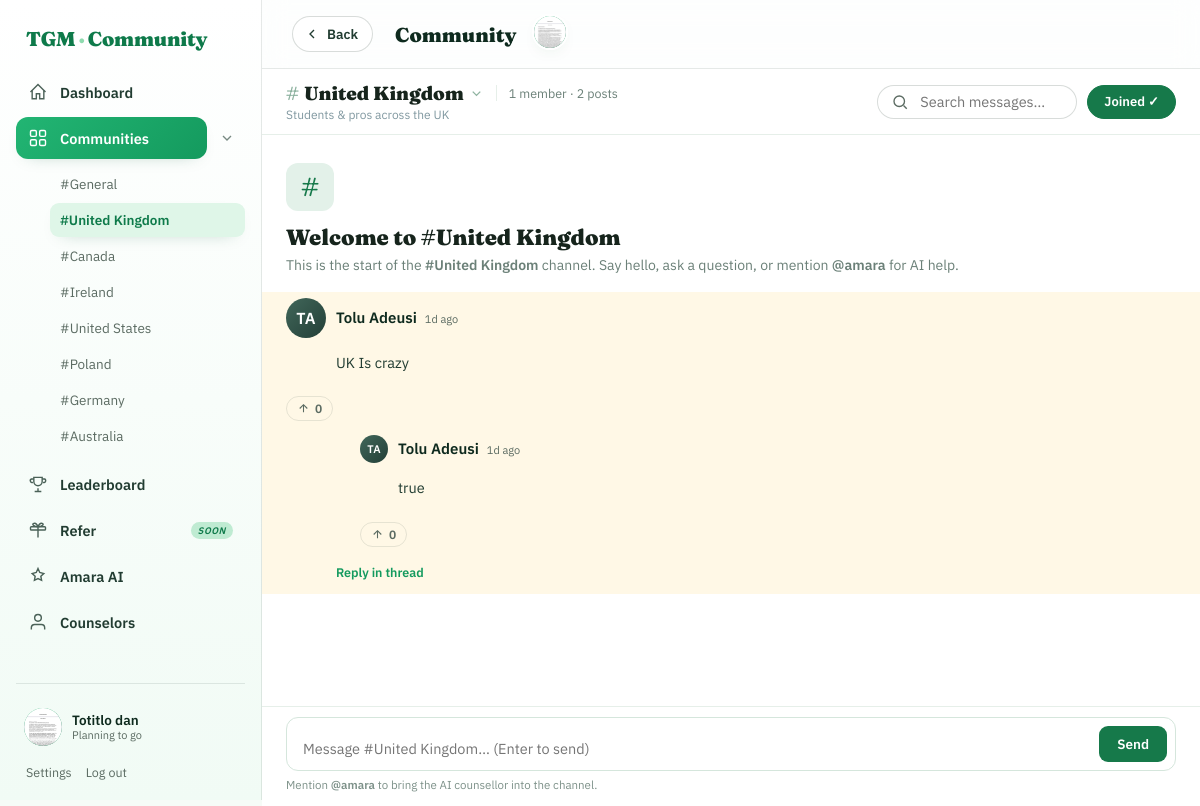
Page /community/uk?post=6 (signed in) on the committed database.
### tables this page shows
CREATE TABLE students (
            id INTEGER PRIMARY KEY AUTOINCREMENT,
            email TEXT NOT NULL UNIQUE,
            display_name TEXT,
            created_at TEXT NOT NULL,
            last_seen_at TEXT,
            is_banned INTEGER NOT NULL DEFAULT 0
        , user_type TEXT, avatar_path TEXT, location TEXT, destination TEXT, headline TEXT, bio TEXT, study_history TEXT, work_history TEXT, onboarded INTEGER NOT NULL DEFAULT 0, chat_mode TEXT NOT NULL DEFAULT 'ai', phone TEXT, password_hash TEXT, journey_stage TEXT, journey_updated_at TEXT);

CREATE TABLE community_posts (
            id INTEGER PRIMARY KEY AUTOINCREMENT,
            room TEXT NOT NULL,
            student_id INTEGER REFERENCES students(id),
            author_label TEXT NOT NULL,
            is_ai INTEGER NOT NULL DEFAULT 0,
            parent_id INTEGER REFERENCES community_posts(id),
            content TEXT NOT NULL,
            created_at TEXT NOT NULL,
            is_hidden INTEGER NOT NULL DEFAULT 0
        );

### blueprints/community.py (the view)
@community_bp.route("/community/<room>")
@login_required
def community_room(room):
    _room_or_404(room)
    db = get_db()
    me = db.execute("SELECT onboarded FROM students WHERE id = ?", (session["student_id"],)).fetchone()
    if me is not None and not me["onboarded"]:
        return redirect(url_for("social.onboarding"))
    student_id = session["student_id"]
    top_posts = db.execute(
        _POST_SELECT + " WHERE p.room = ? AND p.parent_id IS NULL AND p.is_hidden = 0 ORDER BY p.id DESC LIMIT 50",
        (student_id, room),
    ).fetchall()
    thread = []
    for post in reversed(top_posts):
        replies = db.execute(
            _POST_SELECT + " WHERE p.parent_id = ? AND p.is_hidden = 0 ORDER BY p.id ASC",
            (student_id, post["id"]),
        ).fetchall()
        thread.append({"post": _post_dict(post), "replies": [_post_dict(r) for r in replies]})
    last_id = db.execute(
        "SELECT COALESCE(MAX(id), 0) AS m FROM community_posts WHERE room = ?", (room,)
    ).fetchone()["m"]
    room_meta = COMMUNITY_ROOM_META.get(room, {})
    room_label = room_meta.get("label", room.title())
    member_count = db.execute(
        "SELECT COUNT(*) AS c FROM room_members WHERE room = ?", (room,)
    ).fetchone()["c"]
    post_count = db.execute(
        "SELECT COUNT(*) AS c FROM community_posts WHERE room = ? AND is_hidden = 0", (room,)
    ).fetchone()["c"]
    joined = db.execute(
        "SELECT 1 FROM room_members WHERE room = ? AND student_id = ?", (room, session["student_id"])
    ).fetchone() is not None
    return render_template(
        "community_room.html", room=room, room_label=room_label, room_blurb=room_meta.get("blurb", ""),
        thread=thread, last_id=last_id, member_count=member_count, post_count=post_count, joined=joined,
    )

### blueprints/admin.py (called while the page is built, shortened)
@admin_bp.app_context_processor
def _inject_admin():
    if not (request.path or "").startswith("/admin"):
        return {}

### blueprints/community.py (called while the page is built)
def _room_or_404(room):
    if room not in COMMUNITY_ROOMS:
        abort(404)

def _col(row, key, default=0):
    return row[key] if key in row.keys() else default

def _initials(label):
    parts = [w for w in (label or "").split() if w]
    if not parts:
        return "M"
    return "".join(w[0] for w in parts[:2]).upper()

def _post_dict(row):
    return {
        "id": row["id"],
        "room": row["room"],
        "author_label": row["author_label"],
        "author_id": row["student_id"],
        "has_avatar": bool(_col(row, "author_avatar", None)),
        "initials": _initials(row["author_label"]),
        "is_ai": bool(row["is_ai"]),
        "parent_id": row["parent_id"],
        "content": row["content"],
        "created_at": row["created_at"],
        "score": _col(row, "score", 0),
        "my_vote": _col(row, "my_vote", 0),
        "reply_count": _col(row, "reply_count", 0),
        "mine": row["student_id"] is not None and row["student_id"] == session.get("student_id"),
    }

### blueprints/social.py (called while the page is built)
def _load_json(raw):
    try:
        val = json.loads(raw) if raw else []
        return val if isinstance(val, list) else []
    except (ValueError, TypeError):
        return []

def current_student(db=None):
    sid = session.get("student_id")
    if not sid:
        return None
    db = db or get_db()
    return db.execute("SELECT * FROM students WHERE id = ?", (sid,)).fetchone()

def profile_dict(row):
    if not row:
        return None
    name = row["display_name"] or (row["email"].split("@")[0] if row["email"] else "Member")
    initials = "".join(w[0] for w in name.split()[:2]).upper() or "M"
    keys = row.keys()
    def g(k, default=None):
        return row[k] if k in keys else default
    return {
        "id": row["id"],
        "name": name,
        "initials": initials,
        "user_type": g("user_type") or "aspiring",
        "location": g("location") or "",
        "destination": g("destination") or "",
        "headline": g("headline") or "",
        "bio": g("bio") or "",
        "has_avatar": bool(g("avatar_path")),
        "study_history": _load_json(g("study_history")),
        "work_history": _load_json(g("work_history")),
        "onboarded": bool(g("onboarded")),
    }

### extensions.py (called while the page is built)
    @app.teardown_appcontext
    def _close_db(_exc):
        db = g.pop("db", None)
        if db is not None:
            db.close()

### templates/community_room.html (shortened to what this page needs)
{% extends "app_base.html" %}
{% from "_avatar.html" import post_avatar %}
{% block page_title %}Community{% endblock %}
{% block content_mod %}flush{% endblock %}
{% block back %}<a class="backbtn" href="{{ url_for('social.communities') }}"><svg viewBox="0 0 24 24" fill="none" stroke="currentColor" stroke-width="2"><path d="M15 18l-6-6 6-6"/></svg>Back</a>{% endblock %}
{% block app_content %}
  <div class="chat">
    <header class="chat-head">
      <div class="chat-head-main">
        <div class="chat-title">
          <button type="button" class="chat-room-switch" id="chatRoomSwitch" aria-haspopup="true" aria-expanded="false">
            <span class="hash">#</span>{{ room_label }}
            <svg class="crs-chevron" viewBox="0 0 24 24" fill="none" stroke="currentColor" stroke-width="2.2"><path d="m6 9 6 6 6-6"/></svg>
          </button>
          <span class="chat-members">{{ member_count }} member{{ '' if member_count == 1 else 's' }} · {{ post_count }} post{{ '' if post_count == 1 else 's' }}</span>
        </div>
        {% if room_blurb %}<p class="chat-blurb">{{ room_blurb }}</p>{% endif %}
      </div>
      <div class="chat-head-actions">
        <div class="sb-input chat-search">
          <input id="roomSearch" placeholder="Search messages…" autocomplete="off" />
        </div>
        {% if room == 'general' %}
        <button class="ch-join joined" disabled title="Everyone's a member of #general">Joined ✓</button>
        {% else %}
        <button class="ch-join {{ 'joined' if joined }}" id="chJoin" data-room="{{ room }}">{{ 'Joined ✓' if joined else 'Join' }}</button>
        {% endif %}
      </div>
    </header>
    <div class="chat-scroll" id="chatScroll">
      <div class="chat-intro">
        <div class="chat-intro-hash">#</div>
        <h2>Welcome to #{{ room_label }}</h2>
        <p>This is the start of the <b>#{{ room_label }}</b> channel. Say hello, ask a question, or mention <b>@amara</b> for AI help.</p>
      </div>
      <div id="threadList" data-room="{{ room }}" data-last-id="{{ last_id }}">
        {% for item in thread %}
        <div class="card post-card" data-post-id="{{ item.post.id }}" id="post-{{ item.post.id }}">
          <div class="post-head">
            {{ post_avatar(item.post, 40) }}
            <div class="ph-meta">
              <span class="post-author {{ 'post-author-ai' if item.post.is_ai else '' }}">{{ item.post.author_label }}</span>
              <span class="post-time" data-iso="{{ item.post.created_at }}">{{ item.post.created_at }}</span>
            </div>
          </div>
          <div class="post-content">{{ item.post.content }}</div>
          <button class="post-vote {{ 'voted' if item.post.my_vote else '' }}" data-post-id="{{ item.post.id }}" {{ 'disabled title="You can\'t upvote your own post"' | safe if item.post.mine else '' }}>
            <svg viewBox="0 0 24 24" fill="none" stroke="currentColor" stroke-width="2"><path d="M12 19V5M5 12l7-7 7 7"/></svg>
            <span class="pv-count">{{ item.post.score }}</span>
          </button>
          <div class="post-replies">
            {% for reply in item.replies %}
            <div class="card post-card post-reply" data-post-id="{{ reply.id }}" id="post-{{ reply.id }}">
              <div class="post-head">
                {{ post_avatar(reply, 28) }}
                <div class="ph-meta">
                  <span class="post-author {{ 'post-author-ai' if reply.is_ai else '' }}">{{ reply.author_label }}</span>
                  <span class="post-time" data-iso="{{ reply.created_at }}">{{ reply.created_at }}</span>
                </div>
              </div>
              <div class="post-content">{{ reply.content }}</div>
              <button class="post-vote {{ 'voted' if reply.my_vote else '' }}" data-post-id="{{ reply.id }}" {{ 'disabled title="You can\'t upvote your own post"' | safe if reply.mine else '' }}>
                <svg viewBox="0 0 24 24" fill="none" stroke="currentColor" stroke-width="2"><path d="M12 19V5M5 12l7-7 7 7"/></svg>
                <span class="pv-count">{{ reply.score }}</span>
              </button>
            </div>
            {% endfor %}
          </div>
          <button class="post-reply-btn" data-post-id="{{ item.post.id }}">Reply in thread</button>
        </div>
        {% endfor %}
      </div>
    </div>
    <div class="chat-composer-wrap">
      <div class="chat-input">
        <textarea id="postInput" rows="1" placeholder="Message #{{ room_label }}… (Enter to send)"></textarea>
        <button id="postSendBtn">Send</button>
      </div>
      <div class="chat-hint">Mention <b>@amara</b> to bring the AI counsellor into the channel.</div>
    </div>
  </div>
{% endblock %}

### templates/app_base.html (shortened to what this page needs)
<!doctype html>
<html lang="en">
<head>
<link rel="stylesheet" href="{{ url_for('static', filename='css/social.css') }}" />
</head>
<body class="app">
{% set ep = request.endpoint or '' %}
<div class="app-shell">
  <aside class="side">
    <a class="side-brand" href="{{ url_for('home') }}">TGM<span>·</span>Community</a>
    <nav class="side-nav">
      <a href="{{ url_for('social.dashboard') }}" class="{{ 'on' if ep == 'social.dashboard' }}">
        <svg viewBox="0 0 24 24" fill="none" stroke="currentColor" stroke-width="1.7"><path d="M3 12l9-9 9 9"/><path d="M5 10v10h5v-6h4v6h5V10"/></svg>
        <span>Dashboard</span>
      </a>
      <div class="side-group-head">
        <a href="{{ url_for('community.community_room', room='general') }}" class="{{ 'on' if ep in ('social.communities','community.community_room') }}">
          <svg viewBox="0 0 24 24" fill="none" stroke="currentColor" stroke-width="1.7"><rect x="3" y="3" width="7" height="7" rx="1.5"/><rect x="14" y="3" width="7" height="7" rx="1.5"/><rect x="3" y="14" width="7" height="7" rx="1.5"/><rect x="14" y="14" width="7" height="7" rx="1.5"/></svg>
          <span>Communities</span>
        </a>
        {% if ep in ('social.communities','community.community_room') %}
        <button type="button" class="side-chevron" id="sideChevron" aria-label="Collapse channel list">
          <svg viewBox="0 0 24 24" fill="none" stroke="currentColor" stroke-width="2"><path d="m6 9 6 6 6-6"/></svg>
        </button>
        {% endif %}
      </div>
      {% if ep in ('social.communities','community.community_room') %}
      <div class="side-sub" id="sideSub">
        {% for r in nav_rooms %}
        <a href="{{ url_for('community.community_room', room=r.key) }}" class="{{ 'on' if ep == 'community.community_room' and request.view_args.get('room') == r.key }}">#{{ r.label }}</a>
        {% endfor %}
      </div>
      {% endif %}
      <a href="{{ url_for('social.leaderboard') }}" class="{{ 'on' if ep == 'social.leaderboard' }}">
        <svg viewBox="0 0 24 24" fill="none" stroke="currentColor" stroke-width="1.7"><path d="M8 21h8M12 17v4M7 4h10v5a5 5 0 0 1-10 0V4z"/><path d="M7 6H4a2 2 0 0 0 2 4M17 6h3a2 2 0 0 1-2 4"/></svg>
        <span>Leaderboard</span>
      </a>
      <a href="{{ url_for('social.refer') }}" class="{{ 'on' if ep == 'social.refer' }}">
        <svg viewBox="0 0 24 24" fill="none" stroke="currentColor" stroke-width="1.7"><rect x="3" y="8" width="18" height="4" rx="1"/><path d="M12 8v13M12 8S10 3 7 4s0 4 5 4M12 8s2-5 5-4-.2 4-5 4"/></svg>
        <span>Refer</span><em class="soon">Soon</em>
      </a>
      <a href="{{ url_for('chat.chat_page') }}" class="{{ 'on' if ep == 'chat.chat_page' }}">
        <svg viewBox="0 0 24 24" fill="none" stroke="currentColor" stroke-width="1.7"><path d="M12 3l2.1 4.7L19 9l-3.6 3.3.9 4.9L12 15l-4.3 2.2.9-4.9L5 9l4.9-1.3z"/></svg>
        <span>Amara AI</span>
      </a>
      <a href="{{ url_for('counselors.directory') }}" class="{{ 'on' if ep in ('counselors.directory','counselors.chat_page') }}">
        <svg viewBox="0 0 24 24" fill="none" stroke="currentColor" stroke-width="1.7"><path d="M20 21v-2a4 4 0 0 0-4-4H8a4 4 0 0 0-4 4v2"/><circle cx="12" cy="7" r="4"/></svg>
        <span>Counselors</span>
      </a>
    </nav>
    <div class="side-foot">
      {% if me %}
      <a class="side-me" href="{{ url_for('social.me') }}">
        {% from "_avatar.html" import avatar %}{{ avatar(me, 38) }}
        <span class="side-me-txt"><b>{{ me.name }}</b><small>{{ 'Already abroad' if me.user_type == 'abroad' else 'Planning to go' }}</small></span>
      </a>
      <div class="side-foot-links">
        <a href="{{ url_for('social.settings') }}" class="{{ 'on' if ep == 'social.settings' }}">Settings</a>
        <a href="{{ url_for('auth.logout') }}">Log out</a>
      </div>
      {% endif %}
    </div>
  </aside>
  <main class="main">
    <header class="topbar">
      {% block back %}{% endblock %}
      <div class="topbar-title">{% block page_title %}{% endblock %}</div>
      {% if me %}<a class="topbar-me" href="{{ url_for('social.me') }}">{% from "_avatar.html" import avatar %}{{ avatar(me, 36) }}</a>{% endif %}
    </header>
    <div class="content {% block content_mod %}{% endblock %}">
      {% block app_content %}{% endblock %}
    </div>
  </main>
    {% if me %}<a href="{{ url_for('social.me') }}" class="{{ 'on' if ep in ('social.profile','social.settings') }}">{% from "_avatar.html" import avatar %}{{ avatar(me, 26) }}</a>{% endif %}
</div>
{% set notice = request.args.get('notice') %}
</body>
</html>

### templates/_avatar.html
{% macro avatar(user, size=40) -%}
<span class="avatar av-c{{ user.id % 5 }}" style="width:{{ size }}px;height:{{ size }}px;font-size:{{ (size * 0.4) | int }}px;">
  {%- if user.has_avatar -%}
  <img src="{{ url_for('social.avatar', user_id=user.id) }}" alt="{{ user.name }}" />
  {%- else -%}{{ user.initials }}{%- endif -%}
</span>
{%- endmacro %}
{% macro post_avatar(post, size=40) -%}
{% set clickable = post.author_id and not post.is_ai %}
{%- if clickable %}<a class="pa-link" href="{{ url_for('social.profile', user_id=post.author_id) }}" title="View profile">{% endif -%}
<span class="avatar {{ 'ai' if post.is_ai else 'av-c' ~ ((post.author_id or 0) % 5) }}" style="width:{{ size }}px;height:{{ size }}px;font-size:{{ (size * 0.4) | int }}px;">
  {%- if post.is_ai -%}
  <svg viewBox="0 0 24 24" fill="none" stroke="currentColor" stroke-width="1.7" style="width:60%;height:60%;"><path d="M12 3l2.1 4.7L19 9l-3.6 3.3.9 4.9L12 15l-4.3 2.2.9-4.9L5 9l4.9-1.3z"/></svg>
  {%- elif post.has_avatar -%}
  <img src="{{ url_for('social.avatar', user_id=post.author_id) }}" alt="" />
  {%- else -%}{{ post.initials }}{%- endif -%}
</span>
{%- if clickable %}</a>{% endif -%}
{%- endmacro %}

### rows in the picture
students: name "Totitlo dan", user_type "Planning to go"
community_posts: post.author_label "Tolu Adeusi"
community_posts: {{ size }} 28 (drawn), initials "TA", author_label "Tolu Adeusi", score "0"

### other values in the picture
{{ r.label }} "General" "United Kingdom" "Canada" "Ireland" "United States" "Poland" "Germany" "Australia"
{{ room_label }} "United Kingdom"
{{ member_count }} "1"
{{ post_count }} "2"
{{ '' if post_count == 1 else 's' }} "s"
{{ room_blurb }} "Students & pros across the UK"
{{ 'Joined ✓' if joined else 'Join' }} "Joined ✓"
{{ post.initials }} "TA"
{{ item.post.score }} "0"
